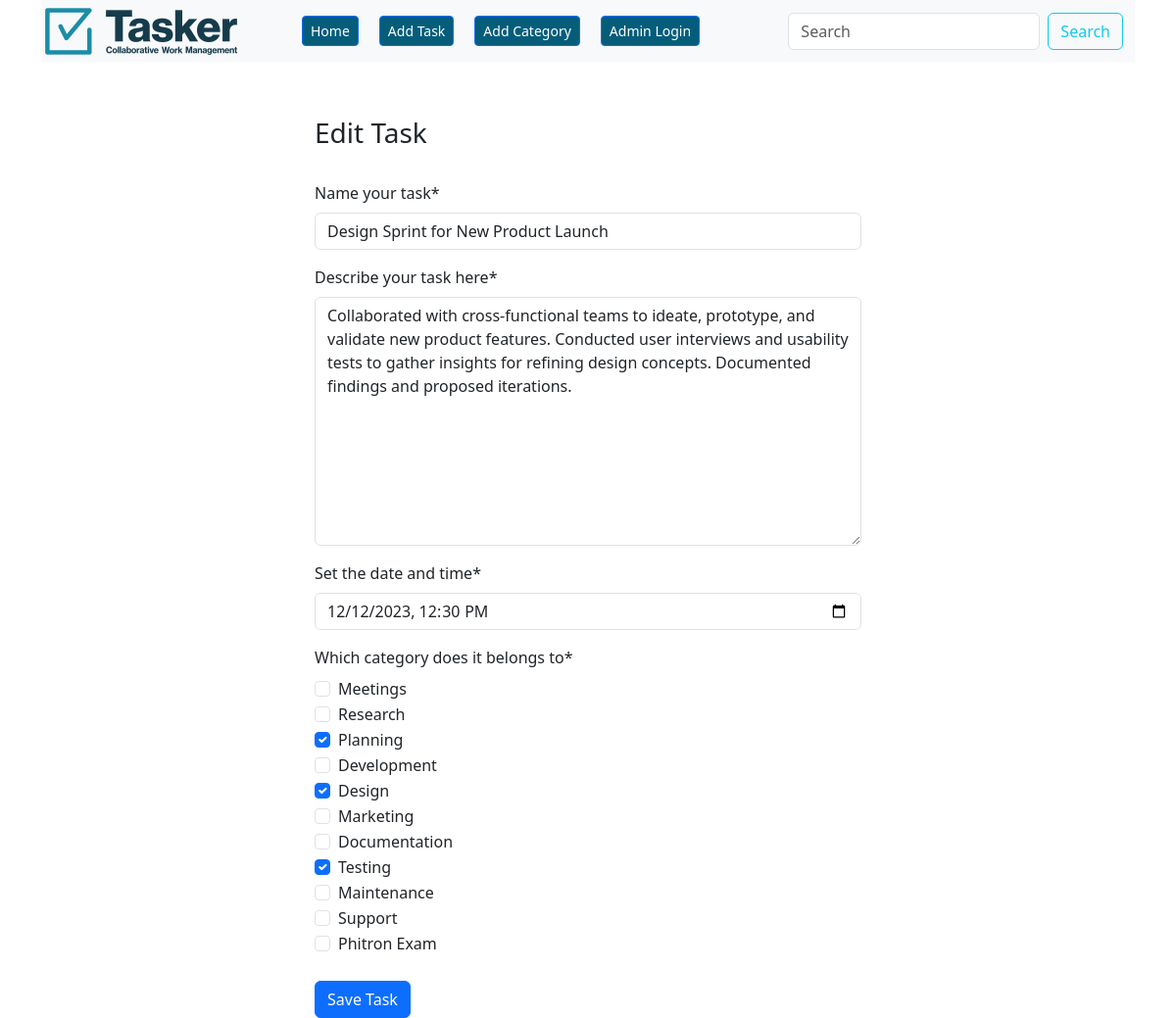
Screenshot of /tasks/edit_task/6/ with the database file from the repository.
### tasks_app/models.py (models this page shows, shortened)
class Tasks_Model(models.Model):
    title = models.CharField(max_length=200)
    description = models.TextField()
    completed = models.BooleanField(default=False)
    assign_date = models.DateTimeField(unique=True)
    category = models.ManyToManyField(Categories_Model, null=False)

### tasks_app/views.py (the view)
# urls.py: path('tasks/edit_task/<int:task_id>/', edit_task, name='edit_task'),
def edit_task(request, task_id):
    task_from_db = Tasks_Model.objects.get(pk=task_id)
    form = TasksModel_Form(instance=task_from_db)
    if request.method == 'POST':
        form = TasksModel_Form(request.POST, instance=task_from_db)
        if form.is_valid():
            form.save(commit=True)
            return redirect('home')
    context = {'form': form}
    return render(request, 'tasks_app/edit_task.html', context)

### tasks_app/forms.py
class TasksModel_Form(forms.ModelForm):
    class Meta:
        model = Tasks_Model
        fields = '__all__'
        exclude = ['completed']
        labels = {
            'title': 'Name your task',
            'description': 'Describe your task here',
            'assign_date': 'Set the date and time',
            'category': 'Which category does it belongs to',
        }
        widgets = {
            'assign_date': forms.DateTimeInput(attrs={'type': 'datetime-local'}),
            'category': forms.CheckboxSelectMultiple(),
        }
        error_messages = {
            'title': {
                'max_length': 'Title not more than 200 characters please',
                'unique': 'This title already exists',
            },
            'assign_date': {
                'unique': 'Sorry, this date and time is already booked',
            },
        }

### categories_app/models.py (called while the page is built)
    def __str__(self):
        return self.name

### tasks_app/templates/tasks_app/edit_task.html (shortened to what this page needs)
{% extends 'base.html' %}
{% load crispy_forms_filters %}
{% load crispy_forms_tags %}
{% block page_independent_content %}
	<form method="post" action="" enctype="multipart/form-data" style="width: 50%; height: 500px; margin: auto" class="pt-2">
		<h3>Edit Task</h3>
		<br>
		{{ form | crispy }}
		<button type="submit" class="btn btn-primary mt-2">Save Task</button>
	</form>
{% endblock %}

### rows the page displays
Tasks_Model: title "Design Sprint for New Product Launch", description "Collaborated with cross-functional teams to ideate, prototype, and validate new product features. Conducted user interviews and usability tests to gather insights for refining design concepts. Documented findings and proposed iterations.", assign_date "12/12/2023 12:30"
